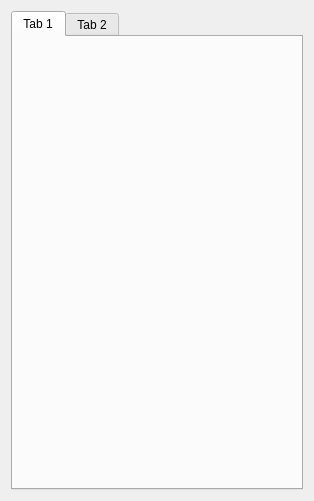
<?xml version="1.0" encoding="UTF-8"?>
<ui version="4.0">
 <class>LeftToolWidgetClass</class>
 <widget class="QWidget" name="LeftToolWidgetClass">
  <property name="geometry">
   <rect>
    <x>0</x>
    <y>0</y>
    <width>314</width>
    <height>501</height>
   </rect>
  </property>
  <property name="windowTitle">
   <string>LeftToolWidget</string>
  </property>
  <layout class="QGridLayout" name="gridLayout">
   <item row="0" column="0">
    <widget class="QTabWidget" name="tabWidget">
     <property name="currentIndex">
      <number>0</number>
     </property>
     <widget class="QWidget" name="tab">
      <attribute name="title">
       <string>Tab 1</string>
      </attribute>
      <layout class="QGridLayout" name="gridLayout_2">
       <item row="0" column="0">
        <widget class="QLabel" name="label">
         <property name="text">
          <string/>
         </property>
        </widget>
       </item>
      </layout>
     </widget>
     <widget class="QWidget" name="tab_2">
      <attribute name="title">
       <string>Tab 2</string>
      </attribute>
     </widget>
    </widget>
   </item>
  </layout>
 </widget>
 <layoutdefault spacing="6" margin="11"/>
 <resources/>
 <connections/>
</ui>
